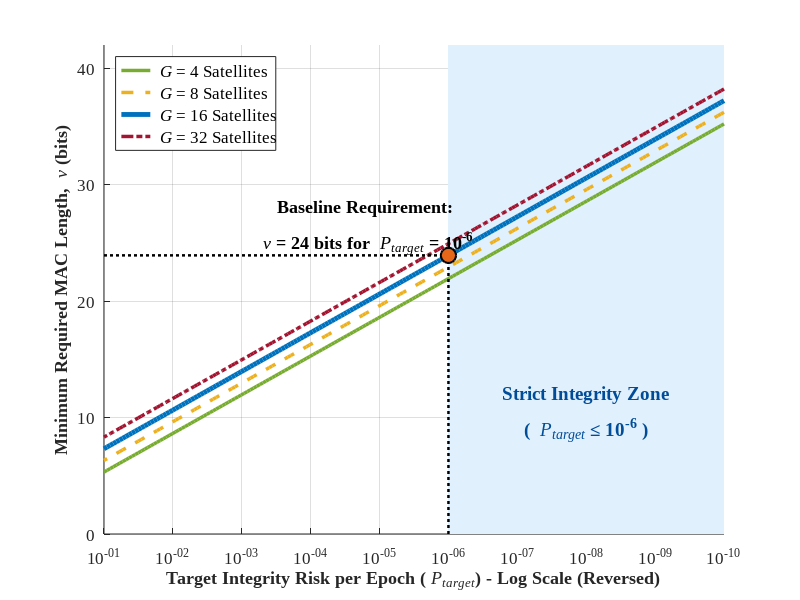

Write MATLAB code to recreate this figure.

% =========================================================================
% GNSS-TESLA Required MAC Size vs Target Integrity Risk
% =========================================================================
clear; clc; close all;

% -------------------------------------------------------------------------
% 1. Parameter Setup
% -------------------------------------------------------------------------
% Define P_target range (from 10^-1 to 10^-10)
P_target = logspace(-10, -1, 200); 
G_set = [4, 8, 16, 32];

% Define colors to strictly match the reference figure (Fig. 7)
color_G4  = [0.4660, 0.6740, 0.1880]; % Green
color_G8  = [0.9290, 0.6940, 0.1250]; % Yellow/Orange
color_G16 = [0, 0.4470, 0.7410];      % Blue (Baseline)
color_G32 = [0.6350, 0.0780, 0.1840]; % Dark Red
colors = {color_G4, color_G8, color_G16, color_G32};

% Define line styles and widths
line_styles = {'-', '--', '-', '-.'};
line_widths = [2.5, 2.5, 3.5, 2.5]; % Make G=16 (Baseline) slightly thicker

% -------------------------------------------------------------------------
% 2. Figure Initialization & Background
% -------------------------------------------------------------------------
fig = figure('Position', [200, 200, 750, 550], 'Color', 'w');
ax = axes('Parent', fig);
hold(ax, 'on'); grid on;

% Draw Strict Integrity Zone (Shaded Area for P_target <= 10^-6)
% Using patch/fill before plotting lines ensures it stays in the background
fill([1e-10, 1e-6, 1e-6, 1e-10], [0, 0, 45, 45], [0.88 0.94 0.99], ...
    'EdgeColor', 'none', 'HandleVisibility', 'off');

% -------------------------------------------------------------------------
% 3. Plot MAC Length Curves
% -------------------------------------------------------------------------
% Calculate and plot required minimum MAC length: v = log2(G) - log2(P_target)
h_lines = zeros(1, length(G_set));
for idx = 1:length(G_set)
    G = G_set(idx);
    v_req = log2(G) - log2(P_target);
    h_lines(idx) = semilogx(P_target, v_req, 'LineWidth', line_widths(idx), ...
        'Color', colors{idx}, 'LineStyle', line_styles{idx});
end

% -------------------------------------------------------------------------
% 4. Baseline Requirement Annotations (P_target = 10^-6, G = 16)
% -------------------------------------------------------------------------
P_th = 1e-6;
v_th = log2(16) - log2(P_th); % ~23.93 bits

% Draw vertical and horizontal dotted guide lines
plot([P_th, P_th], [0, v_th], 'k:', 'LineWidth', 1.8, 'HandleVisibility', 'off');
plot([1e-1, P_th], [v_th, v_th], 'k:', 'LineWidth', 1.8, 'HandleVisibility', 'off');

% Draw the intersection marker (Large orange circle with black edge)
plot(P_th, v_th, 'o', 'MarkerSize', 11, 'MarkerFaceColor', [0.9 0.4 0.1], ...
    'MarkerEdgeColor', 'k', 'LineWidth', 1.5, 'HandleVisibility', 'off');

% Add text annotations for Baseline Requirement
text(10^-4.8, 28, 'Baseline Requirement:', 'FontWeight', 'bold', ...
    'FontSize', 13, 'FontName', 'Times New Roman', 'HorizontalAlignment', 'center');
text(10^-4.8, 25, '{\it v} = 24 bits for {\it P_{target}} = 10^{-6}', ...
    'FontWeight', 'bold', 'FontSize', 13, 'FontName', 'Times New Roman', ...
    'HorizontalAlignment', 'center');

% Add text annotations for Strict Integrity Zone
text(10^-8, 12, 'Strict Integrity Zone', 'FontWeight', 'bold', ...
    'FontSize', 14, 'FontName', 'Times New Roman', 'Color', [0 0.3 0.6], ...
    'HorizontalAlignment', 'center');
text(10^-8, 9, '( {\it P_{target}} \leq 10^{-6} )', 'FontWeight', 'bold', ...
    'FontSize', 14, 'FontName', 'Times New Roman', 'Color', [0 0.3 0.6], ...
    'HorizontalAlignment', 'center');

% -------------------------------------------------------------------------
% 5. Axis Formatting
% -------------------------------------------------------------------------
set(gca, 'XScale', 'log');
set(gca, 'XDir', 'reverse'); % Reverse X-axis: 10^-1 (left) to 10^-10 (right)
xlim([1e-10, 1e-1]);
ylim([0, 42]);

% Explicitly define X-axis ticks for every exponent
xticks(10.^(-10:1:-1));

% Axis labels matching the paper text
xlabel('Target Integrity Risk per Epoch ({\it P_{target}}) - Log Scale (Reversed)', ...
    'FontSize', 14, 'FontWeight', 'bold', 'FontName', 'Times New Roman');
ylabel('Minimum Required MAC Length, {\it v} (bits)', ...
    'FontSize', 14, 'FontWeight', 'bold', 'FontName', 'Times New Roman');
set(gca, 'FontSize', 12, 'FontName', 'Times New Roman');

% -------------------------------------------------------------------------
% 6. Legend Configuration
% -------------------------------------------------------------------------
legend_labels = {'{\it G} = 4 Satellites', '{\it G} = 8 Satellites', ...
                 '{\it G} = 16 Satellites', '{\it G} = 32 Satellites'};
legend(h_lines, legend_labels, 'Location', 'northwest', 'FontSize', 12, ...
    'FontName', 'Times New Roman');

hold(ax, 'off');
